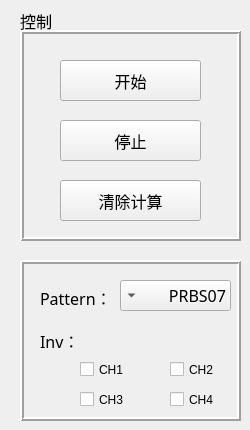
      <widget class="QWidget" name="tab_8">
       <attribute name="title">
        <string>误码仪B</string>
       </attribute>
       <widget class="QFrame" name="frame_9">
        <property name="geometry">
         <rect>
          <x>20</x>
          <y>30</y>
          <width>221</width>
          <height>211</height>
         </rect>
        </property>
        <property name="frameShape">
         <enum>QFrame::Box</enum>
        </property>
        <property name="frameShadow">
         <enum>QFrame::Raised</enum>
        </property>
        <property name="lineWidth">
         <number>2</number>
        </property>
        <widget class="QPushButton" name="pushButton_WM_B_start">
         <property name="geometry">
          <rect>
           <x>40</x>
           <y>30</y>
           <width>141</width>
           <height>41</height>
          </rect>
         </property>
         <property name="font">
          <font>
           <family>黑体</family>
           <pointsize>12</pointsize>
          </font>
         </property>
         <property name="text">
          <string>开始</string>
         </property>
        </widget>
        <widget class="QPushButton" name="pushButton_link_com_W_3">
         <property name="geometry">
          <rect>
           <x>40</x>
           <y>90</y>
           <width>141</width>
           <height>41</height>
          </rect>
         </property>
         <property name="font">
          <font>
           <family>黑体</family>
           <pointsize>12</pointsize>
          </font>
         </property>
         <property name="text">
          <string>停止</string>
         </property>
        </widget>
        <widget class="QPushButton" name="pushButton_link_com_W_4">
         <property name="geometry">
          <rect>
           <x>40</x>
           <y>150</y>
           <width>141</width>
           <height>41</height>
          </rect>
         </property>
         <property name="font">
          <font>
           <family>黑体</family>
           <pointsize>12</pointsize>
          </font>
         </property>
         <property name="text">
          <string>清除计算</string>
         </property>
        </widget>
       </widget>
       <widget class="QLabel" name="label_9">
        <property name="geometry">
         <rect>
          <x>20</x>
          <y>10</y>
          <width>41</width>
          <height>21</height>
         </rect>
        </property>
        <property name="font">
         <font>
          <family>黑体</family>
          <pointsize>12</pointsize>
         </font>
        </property>
        <property name="text">
         <string>控制</string>
        </property>
       </widget>
       <widget class="QFrame" name="frame_10">
        <property name="geometry">
         <rect>
          <x>20</x>
          <y>260</y>
          <width>221</width>
          <height>161</height>
         </rect>
        </property>
        <property name="frameShape">
         <enum>QFrame::Box</enum>
        </property>
        <property name="frameShadow">
         <enum>QFrame::Raised</enum>
        </property>
        <property name="lineWidth">
         <number>2</number>
        </property>
        <widget class="QComboBox" name="comboBox">
         <property name="geometry">
          <rect>
           <x>100</x>
           <y>20</y>
           <width>111</width>
           <height>31</height>
          </rect>
         </property>
         <property name="font">
          <font>
           <family>黑体</family>
           <pointsize>12</pointsize>
          </font>
         </property>
         <property name="layoutDirection">
          <enum>Qt::RightToLeft</enum>
         </property>
         <property name="autoFillBackground">
          <bool>false</bool>
         </property>
         <item>
          <property name="text">
           <string>PRBS07</string>
          </property>
         </item>
         <item>
          <property name="text">
           <string>PRBS09</string>
          </property>
         </item>
         <item>
          <property name="text">
           <string>PRBS15</string>
          </property>
         </item>
         <item>
          <property name="text">
           <string>PRBS23</string>
          </property>
         </item>
         <item>
          <property name="text">
           <string>PRBS31</string>
          </property>
         </item>
         <item>
          <property name="text">
           <string>PRBSSW</string>
          </property>
         </item>
        </widget>
        <widget class="QLabel" name="label_10">
         <property name="geometry">
          <rect>
           <x>20</x>
           <y>30</y>
           <width>72</width>
           <height>15</height>
          </rect>
         </property>
         <property name="font">
          <font>
           <family>黑体</family>
           <pointsize>12</pointsize>
          </font>
         </property>
         <property name="text">
          <string>Pattern：</string>
         </property>
        </widget>
        <widget class="QLabel" name="label_11">
         <property name="geometry">
          <rect>
           <x>20</x>
           <y>70</y>
           <width>51</width>
           <height>21</height>
          </rect>
         </property>
         <property name="font">
          <font>
           <family>黑体</family>
           <pointsize>12</pointsize>
          </font>
         </property>
         <property name="text">
          <string>Inv：</string>
         </property>
        </widget>
        <widget class="QCheckBox" name="checkBox">
         <property name="geometry">
          <rect>
           <x>60</x>
           <y>100</y>
           <width>61</width>
           <height>19</height>
          </rect>
         </property>
         <property name="text">
          <string>CH1</string>
         </property>
        </widget>
        <widget class="QCheckBox" name="checkBox_2">
         <property name="geometry">
          <rect>
           <x>150</x>
           <y>100</y>
           <width>51</width>
           <height>19</height>
          </rect>
         </property>
         <property name="text">
          <string>CH2</string>
         </property>
        </widget>
        <widget class="QCheckBox" name="checkBox_3">
         <property name="geometry">
          <rect>
           <x>60</x>
           <y>130</y>
           <width>61</width>
           <height>19</height>
          </rect>
         </property>
         <property name="text">
          <string>CH3</string>
         </property>
        </widget>
        <widget class="QCheckBox" name="checkBox_4">
         <property name="geometry">
          <rect>
           <x>150</x>
           <y>130</y>
           <width>51</width>
           <height>19</height>
          </rect>
         </property>
         <property name="text">
          <string>CH4</string>
         </property>
        </widget>
       </widget>
      </widget>
